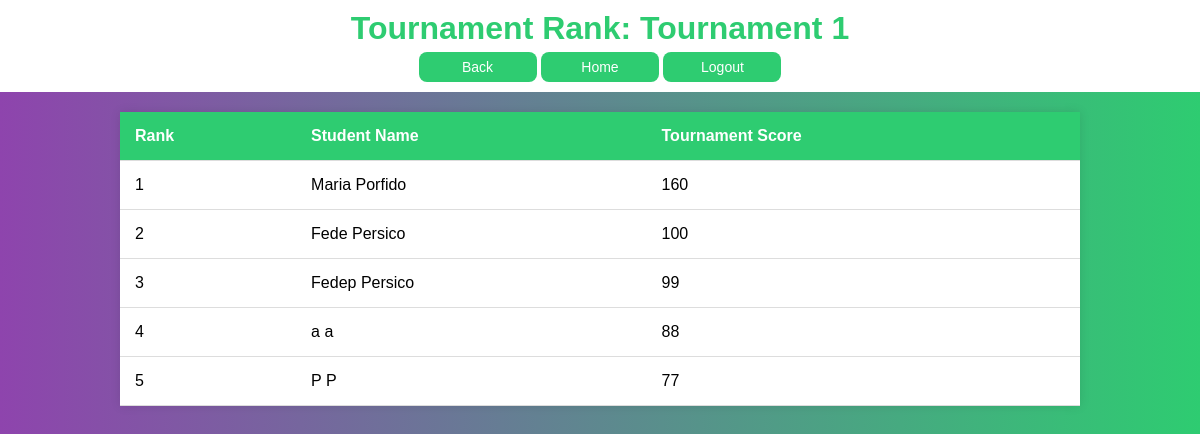
/rankingTournament/23/, run on the app's committed database.
### CKBApp/models.py (models this page shows, shortened)
class Tournament(models.Model):
    name = models.CharField(max_length=100)
    description = models.TextField()
    submission_deadline = models.DateField()
    ending_date = models.DateField()

class TournamentRanking(models.Model):
    student = models.ForeignKey(Student, on_delete=models.CASCADE, blank= False)
    score = models.IntegerField(default=0)
    tournament = models.ForeignKey(Tournament, on_delete=models.CASCADE, blank= False)

class Student(models.Model):
    user = models.OneToOneField(User, on_delete=models.CASCADE)
    tournaments = models.ManyToManyField(Tournament, related_name='students', blank=True)
    teams = models.ManyToManyField(Team, related_name='students', blank=True)

class User(models.Model):
    name = models.CharField(max_length=100)
    surname = models.CharField(max_length=100)
    email = models.EmailField(unique=True)
    password = models.CharField(max_length=100)
    user_type = models.CharField(max_length=50)
    github_username = models.CharField(max_length=100, blank=True)

### CKBApp/views.py (the view)
# urls.py: path('rankingTournament/<int:tournament_id>/', tournament_ranking_view , name='ranking-tournament'),
def tournament_ranking_view(request, tournament_id):
    tournament = get_object_or_404(Tournament, pk=tournament_id)
    tournament_rankings = TournamentRanking.objects.filter(tournament=tournament).order_by('-score')
    context = {
        'tournament': tournament,
        'tournament_rankings': tournament_rankings
    }
    return render(request, 'CKBApp/Ranking.html', context)

### CKBApp/templates/CKBApp/Ranking.html (shortened to what this page needs)
{% load static %}
<!DOCTYPE html>
<html lang="en">
<head>
    <link rel="stylesheet" href="{% static 'CKBApp/css/ranking.css' %}">
</head>
<body>
    <header>
        <h1>Tournament Rank: {{ tournament.name }}</h1>
        <button id="back">Back</button>
        <button id="home">Home</button>
        <button id="logout">Logout</button>
    </header>
    <table>
        <thead>
            <tr>
                <th>Rank</th>
                <th>Student Name</th>
                <th>Tournament Score</th>
            </tr>
        </thead>
        <tbody>
            {% for tournament_ranking in tournament_rankings %}
            <tr>
                <td>{{ forloop.counter }}</td>
                <td>{{ tournament_ranking.student.user.name }} {{ tournament_ranking.student.user.surname }}</td>
                <td>{{ tournament_ranking.score }}</td>
            </tr>
            {% endfor %}
        </tbody>
    </table>
</body>
</html>

### CKBApp/static/CKBApp/css/ranking.css (style rules this page uses)
* { margin: 0; padding: 0; box-sizing: border-box; }
body { background: linear-gradient(to right, #8e44ad, #2ecc71); font-family: Verdana, sans-serif; }
h1 { text-align: center; background: #ffffff; text-align: center; color: #2ecc71; }
table { width: 80%; margin: 20px auto; border-collapse: collapse; box-shadow: 0 0 10px rgba(0, 0, 0, 0.1); background-color: #fff; }
th, td { padding: 15px; text-align: left; border-bottom: 1px solid #ddd; }
th { background-color: #2ecc71; color: #fff; }
header { background: #ffffff; padding: 10px; text-align: center; color: #2ecc71; margin-bottom: 5px; }
header button#logout, header button#home, header button#back { background: #2ecc71; color: white; border: none; border-radius: 8px; cursor: pointer; height: 30px; width: 10%; font-size: 14px; margin-top: 5px; transition: background 0.3s ease; }

### data on the page
Tournament: name "Tournament 1"
TournamentRanking: student.user.name "Maria", student.user.surname "Porfido", score "160"
TournamentRanking: student.user.name "Fede", student.user.surname "Persico", score "100"
TournamentRanking: student.user.name "Fedep", student.user.surname "Persico", score "99"
TournamentRanking: student.user.name "a", student.user.surname "a", score "88"
TournamentRanking: student.user.name "P", student.user.surname "P", score "77"
